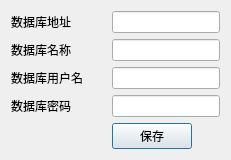
<?xml version="1.0" encoding="UTF-8"?>
<ui version="4.0">
 <class>DatabaseDialog</class>
 <widget class="QDialog" name="DatabaseDialog">
  <property name="geometry">
   <rect>
    <x>0</x>
    <y>0</y>
    <width>231</width>
    <height>147</height>
   </rect>
  </property>
  <property name="windowTitle">
   <string>Dialog</string>
  </property>
  <layout class="QVBoxLayout" name="verticalLayout">
   <item>
    <layout class="QGridLayout" name="gridLayout">
     <item row="0" column="0">
      <widget class="QLabel" name="label_14">
       <property name="sizePolicy">
        <sizepolicy hsizetype="Preferred" vsizetype="Preferred">
         <horstretch>0</horstretch>
         <verstretch>0</verstretch>
        </sizepolicy>
       </property>
       <property name="text">
        <string>数据库地址</string>
       </property>
      </widget>
     </item>
     <item row="1" column="0">
      <widget class="QLabel" name="label_15">
       <property name="text">
        <string>数据库名称</string>
       </property>
      </widget>
     </item>
     <item row="2" column="0">
      <widget class="QLabel" name="label_28">
       <property name="text">
        <string>数据库用户名</string>
       </property>
      </widget>
     </item>
     <item row="3" column="0">
      <widget class="QLabel" name="label_29">
       <property name="text">
        <string>数据库密码</string>
       </property>
      </widget>
     </item>
     <item row="0" column="1">
      <widget class="QLineEdit" name="dbhost">
       <property name="sizePolicy">
        <sizepolicy hsizetype="Fixed" vsizetype="Fixed">
         <horstretch>0</horstretch>
         <verstretch>0</verstretch>
        </sizepolicy>
       </property>
      </widget>
     </item>
     <item row="1" column="1">
      <widget class="QLineEdit" name="dbname">
       <property name="sizePolicy">
        <sizepolicy hsizetype="Fixed" vsizetype="Fixed">
         <horstretch>0</horstretch>
         <verstretch>0</verstretch>
        </sizepolicy>
       </property>
      </widget>
     </item>
     <item row="2" column="1">
      <widget class="QLineEdit" name="dbuser">
       <property name="sizePolicy">
        <sizepolicy hsizetype="Fixed" vsizetype="Fixed">
         <horstretch>0</horstretch>
         <verstretch>0</verstretch>
        </sizepolicy>
       </property>
      </widget>
     </item>
     <item row="3" column="1">
      <widget class="QLineEdit" name="dbpw">
       <property name="sizePolicy">
        <sizepolicy hsizetype="Fixed" vsizetype="Fixed">
         <horstretch>0</horstretch>
         <verstretch>0</verstretch>
        </sizepolicy>
       </property>
       <property name="echoMode">
        <enum>QLineEdit::PasswordEchoOnEdit</enum>
       </property>
      </widget>
     </item>
     <item row="4" column="1">
      <widget class="QPushButton" name="pushButton">
       <property name="sizePolicy">
        <sizepolicy hsizetype="Fixed" vsizetype="Fixed">
         <horstretch>0</horstretch>
         <verstretch>0</verstretch>
        </sizepolicy>
       </property>
       <property name="text">
        <string>保存</string>
       </property>
      </widget>
     </item>
    </layout>
   </item>
  </layout>
 </widget>
 <resources/>
 <connections/>
</ui>
